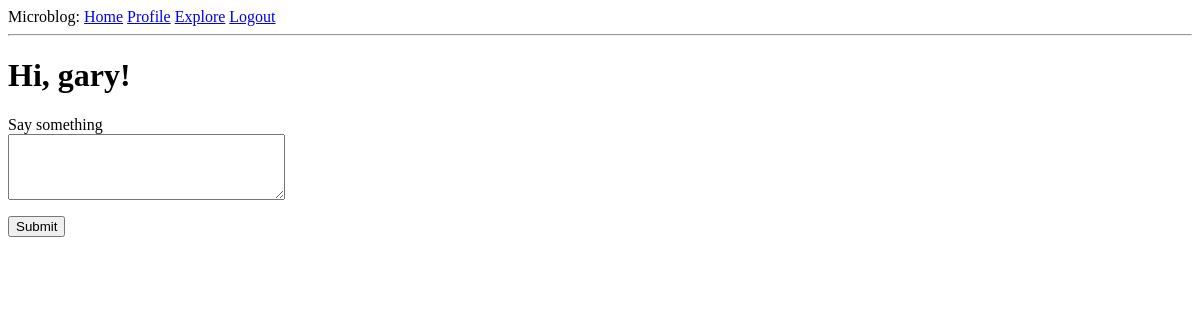
The page /index (signed in) on the database as committed earlier.
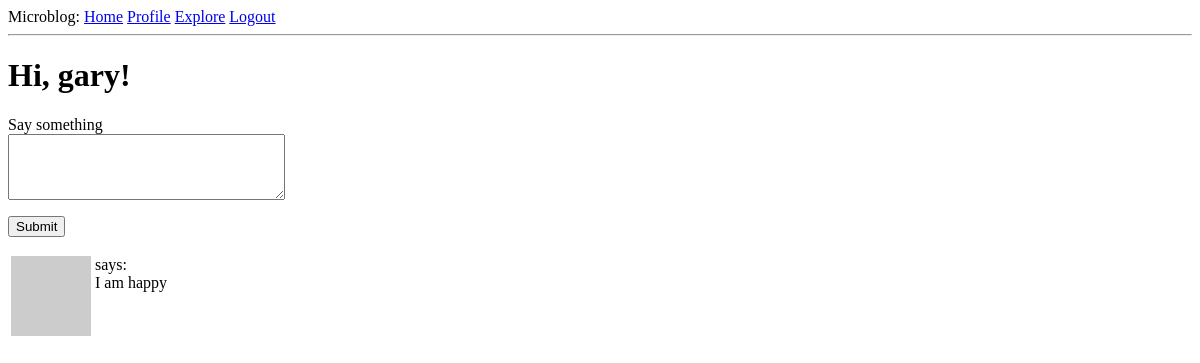
The same page on the database as committed later.
### mblog/models.py (models this page shows, shortened)
class Post(db.Model):
    id = db.Column(db.Integer, primary_key=True)
    body = db.Column(db.String(1024))
    timestamp = db.Column(db.DateTime, index=True, default=datetime.utcnow)
    user_id = db.Column(db.Integer, db.ForeignKey('user.id'))

### mblog/routes.py (the view)
@app.route('/', methods=['GET', 'POST'])
@app.route('/index', methods=['GET', 'POST'])
@login_required
def index():
    form = PostForm()
    if form.validate_on_submit():
        post = Post(body=form.post.data, author=current_user)
        db.session.add(post)
        db.session.commit()
        flash('Your post is now live!')
        return redirect(url_for('index'))
    posts = current_user.followed_posts().all()
    return render_template("index.html", title='Home Page', form=form,
                           posts=posts)

### mblog/forms.py
class PostForm(FlaskForm):
    post = TextAreaField('Say something', validators=[
        DataRequired(), Length(min=1, max=140)])
    submit = SubmitField('Submit')

### mblog/models.py (called while the page is built)
@login.user_loader
def load_user(id):
    return User.query.get(int(id))

    def avatar(self, size):
        digest = md5(self.email_id.lower().encode('utf-8')).hexdigest()
        return 'https://www.gravatar.com/avatar/{}?d=identicon&s={}'.format(
            digest, size)

    def followed_posts(self):
        followed = Post.query.join(
            followers, (followers.c.followed_id == Post.user_id)).filter(
                followers.c.follower_id == self.id)
        own = Post.query.filter_by(user_id=self.id)
        return followed.union(own).order_by(Post.timestamp.desc())

### mblog/routes.py (called while the page is built)
@app.before_request
def before_request():
    if current_user.is_authenticated:
        current_user.last_seen = datetime.utcnow()
        db.session.commit()

### mblog/templates/index.html (shortened to what this page needs)
{% extends "base.html" %}
{% block content %}
    <h1>Hi, {{ current_user.user_name }}!</h1>
    {% if form %}
        <form action="" method="post">
            <p>
                {{ form.post.label }}<br>
                {{ form.post(cols=32, rows=4) }}<br>
            </p>
            <p>{{ form.submit() }}</p>
        </form>
    {% endif %}
    {% for post in posts %}
        {% include '_post.html' %}
    {% endfor %}
{% endblock %}

### mblog/templates/_post.html (shortened to what this page needs)
<table>
    <tr valign="top">
        <td><img src="{{ post.author.avatar(36) }}"></td>
        <td>
            says:<br>{{ post.body }}
        </td>
    </tr>
</table>

Rows that differ between the two databases and show on the page:
added Post: body "I am happy"
